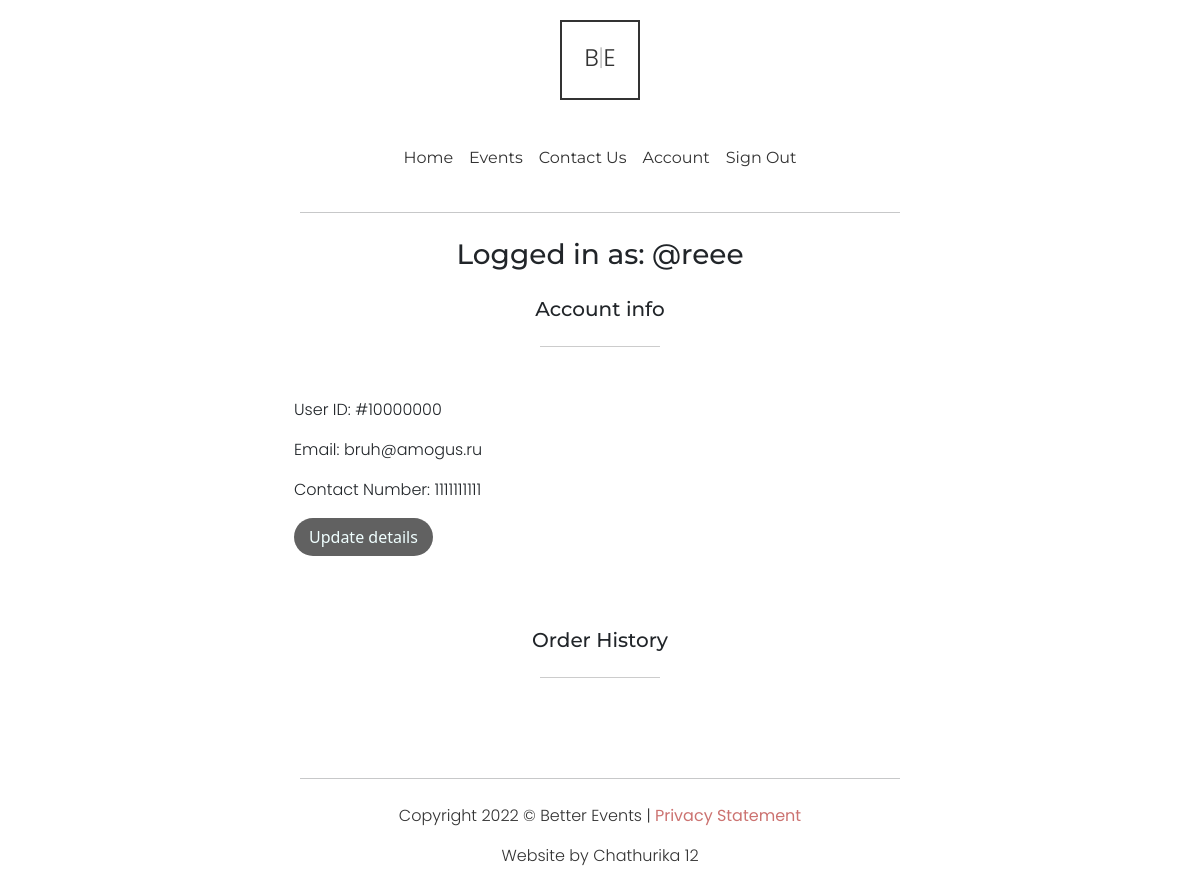
Before: /account (signed in) with the older database file.
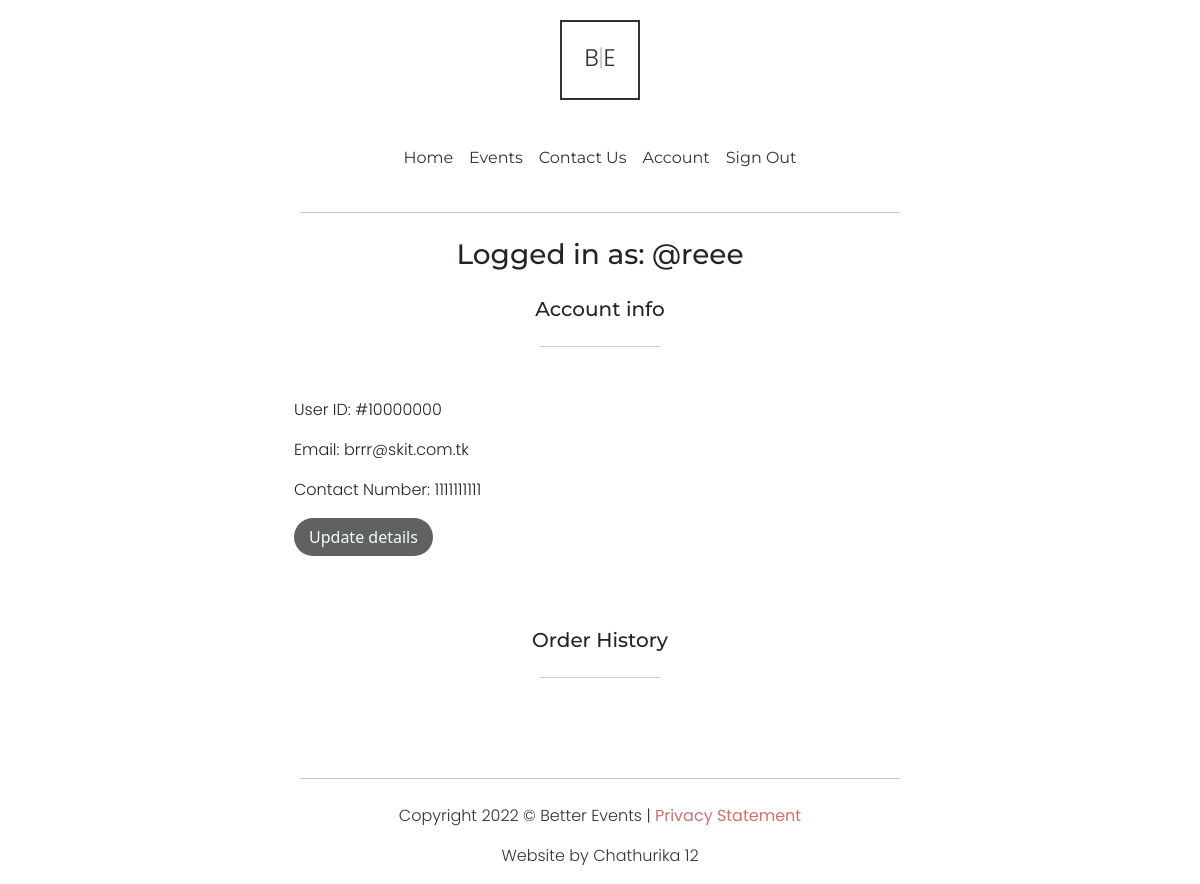
After: the same page with the newer database file.
### website/models.py (models this page shows, shortened)
class User(db.Model, UserMixin):
    __tablename__='users'
    id = db.Column(db.Integer, primary_key=True)
    username = db.Column(db.String(100), index=True, unique=True, nullable=False)
    email = db.Column(db.String(100), index=True, nullable=False)
    pwhash = db.Column(db.String(255),unique=True, nullable=False)#should be 128 in length to store hash
    type = db.Column(db.String(20), nullable=False, default='guest')
    phnumber = db.Column(db.String(20), nullable=False)

### website/views.py (the view, shortened to what this page needs)
@bp.route('/account', methods = ['GET', 'POST'])
def account():
    updateform = RegisterForm()
    bookings = Booking.query.filter_by(userid=current_user.id).all()
    print(f"---{bookings}---")
    return render_template('account.html', updateform=updateform, bookings=bookings)

### website/__init__.py (called while the page is built)
def create_app():
    app=Flask(__name__)  # this is the name of the module/package that is calling this app
    app.debug=True
    app.secret_key='utroutoru'
    app.config['SQLALCHEMY_DATABASE_URI']='sqlite:///sitedata.db'
    db.init_app(app)
    bootstrap = Bootstrap(app)
    login_manager = LoginManager()
    login_manager.login_view='auth.login'
    login_manager.init_app(app)
    from .models import User  # importing here to avoid circular references
    @login_manager.user_loader
    def load_user(user_id):
       return User.query.get(int(user_id))
    from . import views
    app.register_blueprint(views.bp)
    from . import auth
    app.register_blueprint(auth.bp)
    return app

### website/templates/account.html (shortened to what this page needs)
{% extends "base.html" %}
{% import "bootstrap/wtf.html" as wtf %}
{% block content %}
{% if current_user.is_authenticated %}
    <hr class="hr">
    <div>
    <h3 class="spacertxt">Logged in as: @{{ current_user.username }}</h3>
    </div>
    <div>
    <h5 class="spacertxt">Account info</h5>
    </div>
    <div class="container card accountdetailscard">
    <div class="card mb-3 smolevent eventhero" >
        <div class="row g-0">
        <div class="col-md-12 col-lg-8">
            <div class="card-body smolcardbody ">
            <p>User ID: #{{ current_user.id }}</p>
            <p>Email: {{ current_user.email }}</p>
            <p>Contact Number: {{ current_user.phnumber }}</p>
            <a href="./event_details.html" class="btn eventinfobut" data-bs-toggle="modal" data-bs-target="#changeAccountModal">Update details</a>
            </div>
        </div>
        </div>
    </div>
    </div>
    <br>
    <div>
      <h5 class="spacertxt">Order History</h5>
    </div>
{% else %}
<h3>Sign in to view this page</h3>
{% endif %}
{% endblock %}

Changed rows visible on the page:
changed User "reee": email "bruh@amogus.ru" → "brrr@skit.com.tk"
